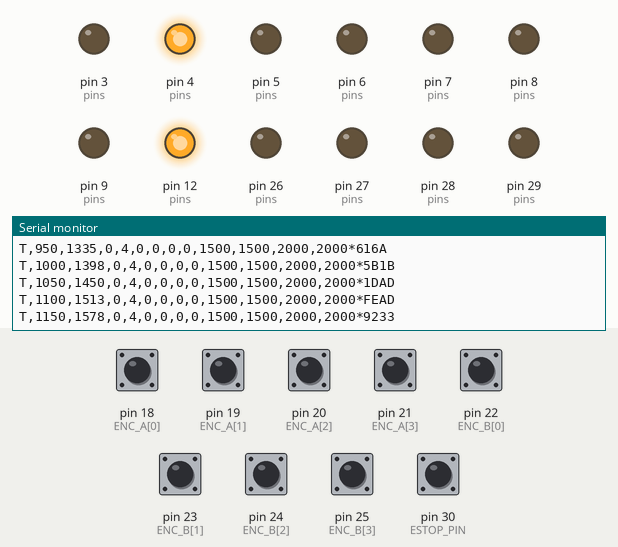
This sketch was run on a simulated Arduino Mega 2560, built with avr-gcc and run on an emulated ATmega2560. On the bench: output pins drawn as LEDs (lit = HIGH), the last lines printed to the serial monitor. The inputs (shaded band) are chosen by the test bench; at power-on: pin 18 (ENC_A[0]), pin 19 (ENC_A[1]), pin 20 (ENC_A[2]), pin 21 (ENC_A[3]), pin 22 (ENC_B[0]), pin 23 (ENC_B[1]), pin 24 (ENC_B[2]), pin 25 (ENC_B[3]), pin 30 (ESTOP_PIN) HIGH.

Above: at 1.2 s.
1.3 s: pin 18 (ENC_A[0]) pulled LOW for 0.15 s
At 1.37 s:
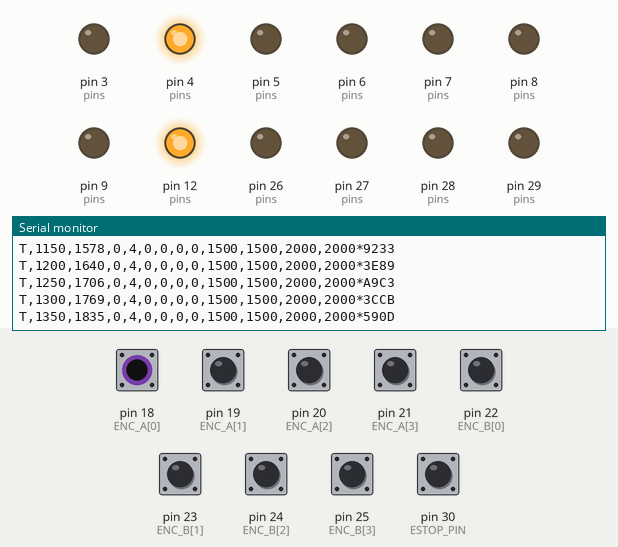
2.9 s: pin 19 (ENC_A[1]) pulled LOW for 0.15 s
At 3.02 s:
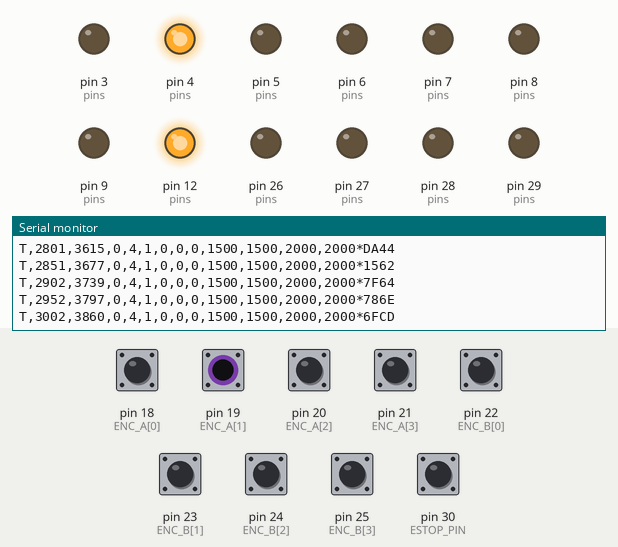
5.0 s: pin 20 (ENC_A[2]) pulled LOW for 0.15 s
At 5.22 s:
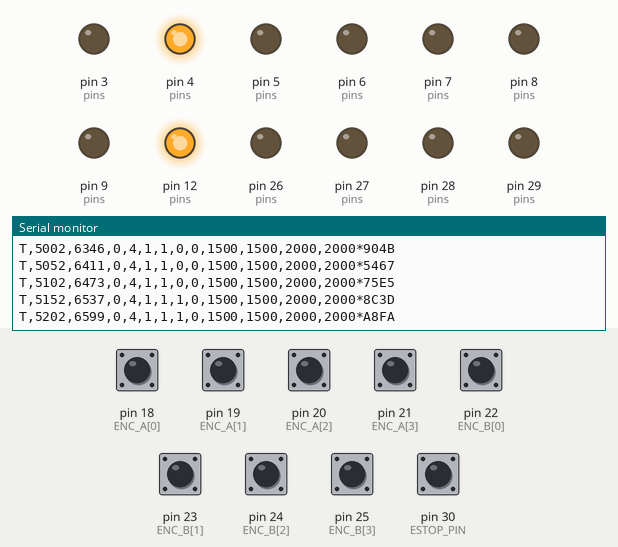
7.0 s: pin 21 (ENC_A[3]) pulled LOW for 0.15 s
At 7.02 s:
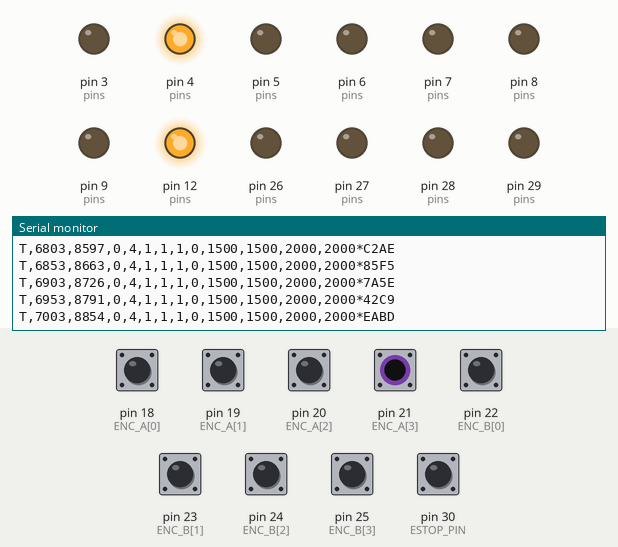
8.9 s: pin 22 (ENC_B[0]) pulled LOW for 0.15 s
At 8.92 s:
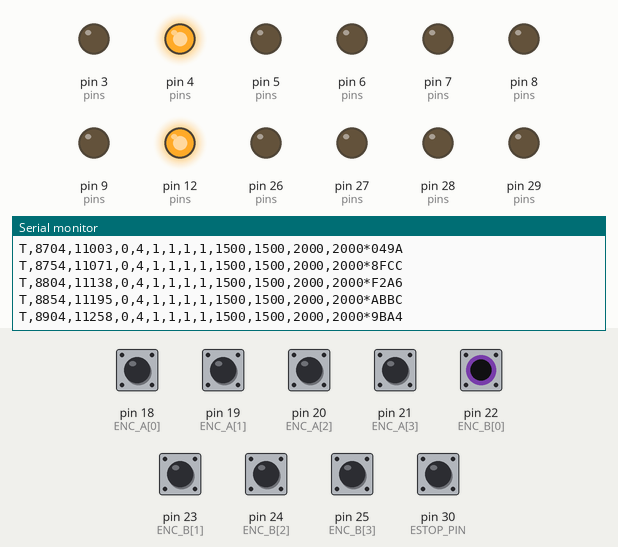
10.7 s: pin 23 (ENC_B[1]) pulled LOW for 0.15 s
At 10.87 s:
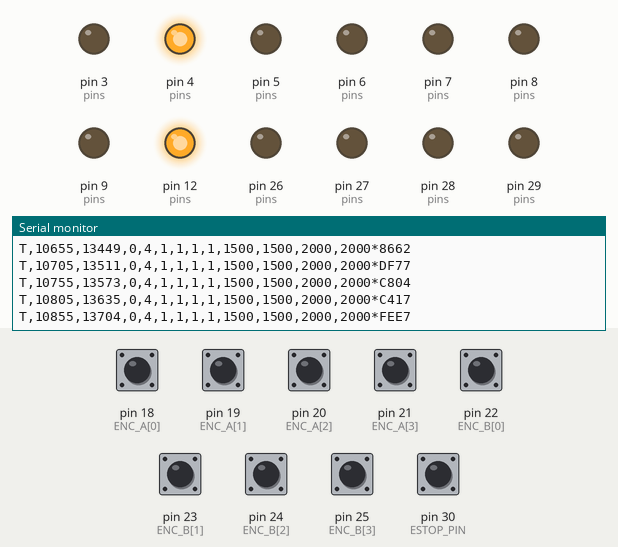

The sketch:

rover_controller.ino
```cpp
#include <Arduino.h>
#include <avr/wdt.h>
#include <util/atomic.h>
#include <math.h>
#include "HardwareConfig.h"
#include "CommandParser.h"
#include "DirectionSafety.h"

void earlyWatchdogOff() __attribute__((naked,section(".init3")));
void earlyWatchdogOff(){MCUSR=0;wdt_disable();}
volatile uint32_t ticks[4]={};
uint32_t previous[4]={},stallSince[4]={};
float integral[4]={}; int applied[4]={}; DirectionSafety direction[4];
uint8_t mode=0,fault=0; uint32_t epoch=1,lastControl=0,lastTelemetry=0;
CommandGate gate;
char rx[100],tx[180]; uint8_t rxLen=0; bool overflow=false;
uint16_t txLen=0,txPos=0; bool queryPending=false;

void countWheel(uint8_t i){ticks[i]+=(uint32_t)(int32_t)((digitalRead(ENC_B[i])?1:-1)*ENC_SIGN[i]);}
void enc0(){countWheel(0);} void enc1(){countWheel(1);}
void enc2(){countWheel(2);} void enc3(){countWheel(3);}

void rawMotor(uint8_t i,int value){
  value=constrain(value,-MAX_PWM,MAX_PWM)*MOTOR_SIGN[i];
  if(i==0||i==2){ // PHYSICAL FRONT: MD10 PWM/DIR
    uint8_t pwm=i==0?FL_PWM:FR_PWM,dir=i==0?FL_DIR:FR_DIR;
    analogWrite(pwm,0);digitalWrite(dir,value>=0?HIGH:LOW);analogWrite(pwm,abs(value));
  }else{ // PHYSICAL REAR: BTS7960
    uint8_t rp=i==1?RL_RPWM:RR_RPWM,lp=i==1?RL_LPWM:RR_LPWM;
    uint8_t re=i==1?RL_REN:RR_REN,le=i==1?RL_LEN:RR_LEN;
    analogWrite(rp,0);analogWrite(lp,0);
    digitalWrite(re,value!=0);digitalWrite(le,value!=0);
    if(value>0)analogWrite(rp,value);if(value<0)analogWrite(lp,-value);
  }
}
void stopMotors(){for(uint8_t i=0;i<4;i++){rawMotor(i,0);applied[i]=0;integral[i]=0;stallSince[i]=0;}}
void resetSession(uint8_t reason){stopMotors();gate.reset();epoch++;mode=0;fault=reason;}
void handleLine(char* line,uint32_t now){
  char copy[100];strncpy(copy,line,sizeof(copy));copy[sizeof(copy)-1]=0;
  if(wireBody(copy)&&!strcmp(copy,"Q")){queryPending=true;return;}
  if(!HARDWARE_CONFIRMED||!CALIBRATION_CONFIRMED||(fault&17))return;
  if(gate.accept(line,now,epoch)){
    mode=2;fault=0;
    if(!gate.left&&!gate.right)stopMotors();
  }
}
void pollUSB(uint32_t now){
  for(uint8_t budget=0;budget<64&&Serial.available();budget++){
    char c=Serial.read();
    if(c=='\n'){if(!overflow){rx[rxLen]=0;handleLine(rx,now);}rxLen=0;overflow=false;}
    else if(c!='\r'){if(rxLen<sizeof(rx)-1&&!overflow)rx[rxLen++]=c;else overflow=true;}
  }
}
void control(uint32_t now){
  uint32_t elapsed=now-lastControl;if(elapsed<20)return;lastControl=now;
  uint32_t counts[4];ATOMIC_BLOCK(ATOMIC_RESTORESTATE){for(uint8_t i=0;i<4;i++)counts[i]=ticks[i];}
  if(elapsed>100){for(uint8_t i=0;i<4;i++)previous[i]=counts[i];resetSession(8);return;}
  float dt=elapsed/1000.f;
  for(uint8_t i=0;i<4;i++){
    int32_t delta=(int32_t)(counts[i]-previous[i]);previous[i]=counts[i];
    float speed=delta*(PI*WHEEL_DIAMETER_M[i]/COUNTS_PER_REV[i])/dt;
    float desired=constrain((i<2?gate.left:gate.right)/1000.f,-MAX_WHEEL_MPS,MAX_WHEEL_MPS);
    if(mode!=2||!gate.zeroSeen||fabs(desired)<.005f){rawMotor(i,0);applied[i]=0;integral[i]=0;stallSince[i]=0;continue;}
    if(fabs(speed)>1.f){resetSession(16);return;}
    int requestedSign=(desired>0)-(desired<0);
    int permission=direction[i].check(requestedSign,speed,now,REVERSAL_PAUSE_MS);
    if(permission<0){resetSession(16);return;}
    if(permission>0){
      // Brake the previous direction before applying the next. A coasting wheel
      // during reversal is not itself an encoder polarity fault.
      rawMotor(i,0);applied[i]=0;integral[i]=0;stallSince[i]=0;continue;
    }
    float error=desired-speed;
    integral[i]=constrain(integral[i]+error*dt,-.5f,.5f);
    float effort=(desired>0?MIN_PWM[i]:-MIN_PWM[i])+KF[i]*desired+KP[i]*error+KI[i]*integral[i];
    int output=desired>0?constrain(effort,0.f,(float)MAX_PWM):constrain(effort,-(float)MAX_PWM,0.f);
    int sign=(output>0)-(output<0);
    if(output>0)output=min(output,max(0,applied[i])+PWM_RISE_PER_20MS);
    if(output<0)output=max(output,min(0,applied[i])-PWM_RISE_PER_20MS);
    if(abs(output)>100&&fabs(speed)<.005f){
      if(!stallSince[i])stallSince[i]=now;
      if(now-stallSince[i]>1200){resetSession(16);return;}
    }else stallSince[i]=0;
    applied[i]=output;rawMotor(i,output);
  }
}
void emitTelemetry(uint32_t now){
  if(txPos<txLen){int n=min((int)(txLen-txPos),Serial.availableForWrite());
    if(n>0){Serial.write((uint8_t*)tx+txPos,n);txPos+=n;}return;}
  if(queryPending){strcpy(tx,"V,2,1,1");queryPending=false;}
  else{
    if(now-lastTelemetry<50)return;lastTelemetry=now;
    uint32_t c[4];ATOMIC_BLOCK(ATOMIC_RESTORESTATE){for(uint8_t i=0;i<4;i++)c[i]=ticks[i];}
    snprintf(tx,sizeof(tx),"T,%lu,%lu,%u,%u,%lu,%lu,%lu,%lu,1500,1500,2000,2000",
      (unsigned long)now,(unsigned long)epoch,mode,fault,(unsigned long)c[0],(unsigned long)c[1],(unsigned long)c[2],(unsigned long)c[3]);
  }
  uint16_t crc=wireCRC(tx),len=strlen(tx);snprintf(tx+len,sizeof(tx)-len,"*%04X\n",crc);txLen=strlen(tx);txPos=0;
}
void setup(){
  const uint8_t pins[]={FL_PWM,FL_DIR,FR_PWM,FR_DIR,RL_RPWM,RL_LPWM,RR_RPWM,RR_LPWM,RL_REN,RL_LEN,RR_REN,RR_LEN};
  for(uint8_t p:pins){digitalWrite(p,LOW);pinMode(p,OUTPUT);}stopMotors();
  pinMode(ESTOP_PIN,INPUT_PULLUP);
  for(uint8_t i=0;i<4;i++){pinMode(ENC_A[i],INPUT_PULLUP);pinMode(ENC_B[i],INPUT_PULLUP);}
  attachInterrupt(digitalPinToInterrupt(ENC_A[0]),enc0,RISING);attachInterrupt(digitalPinToInterrupt(ENC_A[1]),enc1,RISING);
  attachInterrupt(digitalPinToInterrupt(ENC_A[2]),enc2,RISING);attachInterrupt(digitalPinToInterrupt(ENC_A[3]),enc3,RISING);
  Serial.begin(115200);lastControl=millis();wdt_enable(WDTO_250MS);
}
void loop(){
  wdt_reset();uint32_t now=millis();
  if(ESTOP_REQUIRED&&digitalRead(ESTOP_PIN)!=LOW){if(fault!=1)resetSession(1);stopMotors();}
  else if(fault==1){resetSession(0);}
  if(!HARDWARE_CONFIRMED||!CALIBRATION_CONFIRMED){mode=0;fault=4;stopMotors();}
  if(gate.hasSequence&&now-gate.acceptedAt>COMMAND_TIMEOUT_MS)resetSession(8);
  pollUSB(now);control(now);emitTelemetry(now);
}
```

CommandParser.h
```cpp
#pragma once
#include <stdint.h>
#include <string.h>
#include <stdlib.h>

inline uint16_t wireCRC(const char* s) {
  uint16_t crc=0xFFFF;
  while(*s) { crc^=(uint16_t)(uint8_t)*s++<<8;
    for(uint8_t i=0;i<8;i++) crc=(crc&0x8000)?(uint16_t)((crc<<1)^0x1021):(uint16_t)(crc<<1); }
  return crc;
}
inline bool wireBody(char* line) {
  char* star=strchr(line,'*');
  if(!star || strlen(star+1)!=4) return false;
  uint16_t want=0;
  for(uint8_t i=1;i<=4;i++) { char c=star[i]; uint8_t v;
    if(c>='0'&&c<='9')v=c-'0'; else if(c>='A'&&c<='F')v=c-'A'+10;
    else if(c>='a'&&c<='f')v=c-'a'+10; else return false;
    want=(want<<4)|v;
  }
  *star=0; return wireCRC(line)==want;
}
inline bool wireUnsigned(const char* s,uint32_t& v) {
  if(!s||!*s)return false; v=0;
  while(*s) { if(*s<'0'||*s>'9')return false; uint8_t d=*s++-'0';
    if(v>429496729UL||(v==429496729UL&&d>5))return false; v=v*10+d; }
  return true;
}
inline bool wireSpeed(const char* s,int16_t& v) {
  if(!s)return false; bool negative=*s=='-'; if(negative)s++;
  uint32_t n; if(!wireUnsigned(s,n)||n>300)return false;
  v=negative?-(int16_t)n:(int16_t)n; return true;
}
struct CommandGate {
  bool zeroSeen=false, hasSequence=false;
  uint32_t sequence=0, acceptedAt=0;
  int16_t left=0,right=0;
  void reset() {zeroSeen=false;hasSequence=false;left=right=0;}
  bool accept(char* line,uint32_t now,uint32_t epoch) {
    if(!wireBody(line))return false;
    uint8_t commas=0; for(char* p=line;*p;p++)if(*p==',')commas++;
    if(commas!=5||strstr(line,",,"))return false;
    char* fields[6]; fields[0]=line; uint8_t count=1;
    for(char* p=line;*p;p++)if(*p==','){*p=0;fields[count++]=p+1;}
    if(strcmp(fields[0],"C"))return false;
    uint32_t ep,seq,stamp; int16_t l,r;
    if(!wireUnsigned(fields[1],ep)||!wireUnsigned(fields[2],seq)||!wireUnsigned(fields[3],stamp)
      ||!wireSpeed(fields[4],l)||!wireSpeed(fields[5],r))return false;
    if(ep!=epoch || now-stamp>250 || (hasSequence&&(int32_t)(seq-sequence)<=0))return false;
    if(!zeroSeen&&(l||r))return false;
    zeroSeen=true;hasSequence=true;sequence=seq;acceptedAt=now;left=l;right=r;return true;
  }
};
```

DirectionSafety.h
```cpp
#pragma once
#include <stdint.h>

// 0: drive, 1: hold zero, -1: latch polarity/motion fault.
struct DirectionSafety {
  int direction=0;
  bool reversing=false;
  uint32_t until=0;
  int check(int requested,float speed,uint32_t now,uint16_t pause) {
    if(direction&&requested!=direction){reversing=true;until=now+pause;}
    direction=requested;
    if(reversing&&(int32_t)(until-now)>0)return 1;
    if(speed*requested<-.02f){
      if(reversing&&(int32_t)(until+300-now)>0)return 1;
      return -1;
    }
    reversing=false;return 0;
  }
};
```

HardwareConfig.h
```cpp
#pragma once
// Verify wiring and calibrate first. No RC input is used.
constexpr bool HARDWARE_CONFIRMED=false;
constexpr bool CALIBRATION_CONFIRMED=false;
constexpr bool ESTOP_REQUIRED=true; // D30 NC contact to GND; open circuit stops.
constexpr uint8_t ESTOP_PIN=30;
// PHYSICAL order: FL, RL, FR, RR. Front=MD10; Rear=BTS7960.
constexpr uint8_t ENC_A[4]={18,19,20,21};
constexpr uint8_t ENC_B[4]={22,23,24,25};
constexpr int8_t ENC_SIGN[4]={1,1,1,1};
constexpr int8_t MOTOR_SIGN[4]={1,1,1,1};
constexpr uint8_t FL_PWM=3,FL_DIR=4,FR_PWM=9,FR_DIR=12;
constexpr uint8_t RL_RPWM=5,RL_LPWM=6,RR_RPWM=7,RR_LPWM=8;
constexpr uint8_t RL_REN=26,RL_LEN=27,RR_REN=28,RR_LEN=29;
// A-channel RISING only = x1, measured at wheel output, NOT x2/x4.
constexpr float WHEEL_DIAMETER_M[4]={.10f,.10f,.10f,.10f};
constexpr float COUNTS_PER_REV[4]={600,600,600,600};
constexpr float KP[4]={120,120,120,120},KI[4]={40,40,40,40};
constexpr float KF[4]={350,350,350,350};
// Tune separately for each motor/driver. 130 is only an Antigravity calibration lead.
constexpr uint8_t MIN_PWM[4]={130,130,130,130};
constexpr uint8_t MAX_PWM=180,PWM_RISE_PER_20MS=4;
constexpr uint16_t COMMAND_TIMEOUT_MS=300,REVERSAL_PAUSE_MS=120;
constexpr float MAX_WHEEL_MPS=.30f;
```

Measured:
- after the input at 1.3 s, the serial monitor: prints a new line after 0.05 s (image 1)
